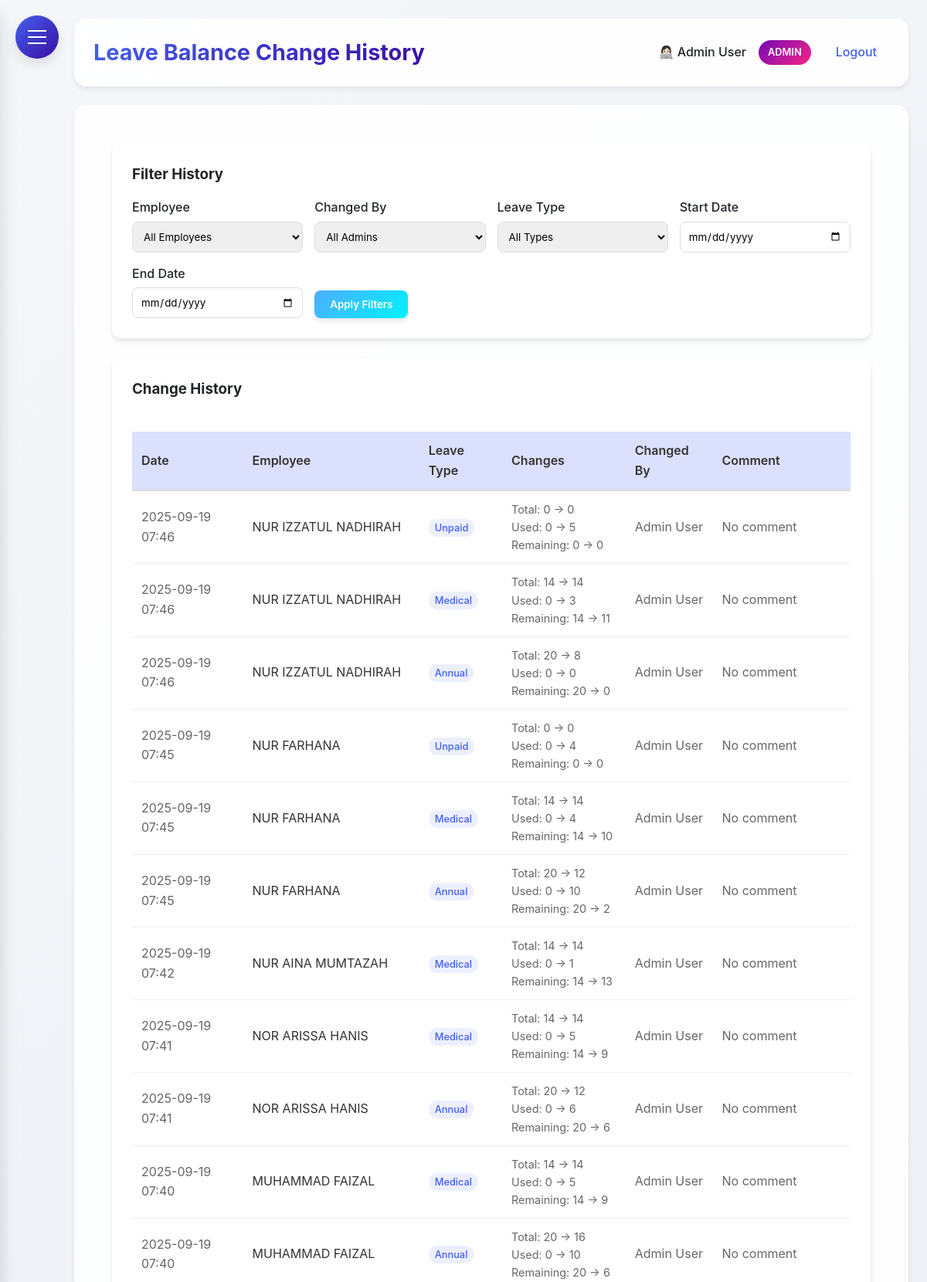
Screenshot of /leave_balance_history (signed in, upper part) with the database file from the repository.
### HerculesSystem.py (models this page shows, shortened)
class Employee(UserMixin, db.Model):
    __tablename__ = 'employee'  # Explicitly set to 'employees'
    id = db.Column(db.Integer, primary_key=True)
    username = db.Column(db.String(80), unique=True, nullable=False)
    password = db.Column(db.String(120), nullable=False)
    full_name = db.Column(db.String(120), nullable=False)
    email = db.Column(db.String(120), unique=True, nullable=False)
    nationality = db.Column(db.String(80), nullable=False)
    employee_id = db.Column(db.String(80), unique=True, nullable=False)
    hire_date = db.Column(db.Date)
    is_admin = db.Column(db.Boolean, default=False)
    user_type = db.Column(db.String(20), default='employee')
    last_clock_in = db.Column(db.DateTime)
    last_clock_out = db.Column(db.DateTime)
    last_lunch_start = db.Column(db.DateTime)
    last_lunch_end = db.Column(db.DateTime)
    date_joined = db.Column(db.Date, nullable=True)  # Date when employee joined the company
    basic_salary = db.Column(db.Numeric(10, 2), nullable=True)  # Basic salary
    leave_balances = db.relationship('LeaveBalance', back_populates='employee', lazy=True)

class LeaveBalanceHistory(db.Model):
    id = db.Column(db.Integer, primary_key=True)
    employee_id = db.Column(db.Integer, db.ForeignKey('employee.id'), nullable=False)
    admin_id = db.Column(db.Integer, db.ForeignKey('employee.id'), nullable=False)
    leave_type = db.Column(db.String(20), nullable=False)
    old_total = db.Column(db.Integer, default=0)
    new_total = db.Column(db.Integer, default=0)
    old_used = db.Column(db.Integer, default=0)
    new_used = db.Column(db.Integer, default=0)
    old_remaining = db.Column(db.Integer, default=0)
    new_remaining = db.Column(db.Integer, default=0)
    comment = db.Column(db.Text)
    created_at = db.Column(db.DateTime, default=datetime.utcnow)
    employee = db.relationship('Employee', foreign_keys=[employee_id], backref=db.backref('balance_changes', lazy=True))
    admin = db.relationship('Employee', foreign_keys=[admin_id])

### HerculesSystem.py (the view)
@app.route('/leave_balance_history')
@login_required
def leave_balance_history():
    if current_user.user_type not in ['admin', 'supervisor']:
        flash('You do not have permission to view leave balance history.', 'danger')
        return redirect(url_for('leaves'))
    employee_id = request.args.get('employee_id', '')
    admin_id = request.args.get('admin_id', '')
    leave_type = request.args.get('leave_type', '')
    start_date = request.args.get('start_date', '')
    end_date = request.args.get('end_date', '')
    query = LeaveBalanceHistory.query
    if employee_id:
        query = query.filter(LeaveBalanceHistory.employee_id == employee_id)
    if admin_id:
        query = query.filter(LeaveBalanceHistory.admin_id == admin_id)
    if leave_type:
        query = query.filter(LeaveBalanceHistory.leave_type == leave_type)
    if start_date:
        try:
            start_date_obj = datetime.strptime(start_date, '%d-%m-%y')
            query = query.filter(LeaveBalanceHistory.created_at >= start_date_obj)
        except ValueError:
            pass
    if end_date:
        try:
            end_date_obj = datetime.strptime(end_date, '%d-%m-%y')
            query = query.filter(LeaveBalanceHistory.created_at <= end_date_obj)
        except ValueError:
            pass
    history_records = query.order_by(LeaveBalanceHistory.created_at.desc()).all()
    employees = Employee.query.all()
    admins = Employee.query.filter(Employee.user_type.in_(['admin', 'supervisor'])).all()
    return render_template('leave_balance_history.html',
                         history_records=history_records,
                         employees=employees,
                         admins=admins)

### HerculesSystem.py (called while the page is built)
@app.after_request
def add_security_headers(response):
    response.headers['Permissions-Policy'] = 'geolocation=()'
    return response

@login_manager.user_loader
def load_user(user_id):
    return db.session.get(Employee, int(user_id))

@app.context_processor
def inject_now():
    return {'now': datetime.utcnow()}

### templates/leave_balance_history.html (shortened to what this page needs)
{% extends "base.html" %}
{% block content %}
<div class="dashboard-container">
    <div class="glass" style="padding: 25px; border-radius: 12px; margin-bottom: 25px;">
        <h3 style="margin-bottom: 15px;">Filter History</h3>
        <form method="GET" action="{{ url_for('leave_balance_history') }}">
            <div style="display: grid; grid-template-columns: repeat(auto-fit, minmax(200px, 1fr)); gap: 15px; align-items: end;">
                <div>
                    <label style="display: block; margin-bottom: 5px; font-weight: 500;">Employee</label>
                    <select name="employee_id" style="width: 100%; padding: 10px; border-radius: 8px; border: 1px solid #ddd;">
                        <option value="">All Employees</option>
                    </select>
                </div>
                <div>
                    <label style="display: block; margin-bottom: 5px; font-weight: 500;">Changed By</label>
                    <select name="admin_id" style="width: 100%; padding: 10px; border-radius: 8px; border: 1px solid #ddd;">
                        <option value="">All Admins</option>
                    </select>
                </div>
                <div>
                    <label style="display: block; margin-bottom: 5px; font-weight: 500;">Leave Type</label>
                    <select name="leave_type" style="width: 100%; padding: 10px; border-radius: 8px; border: 1px solid #ddd;">
                        <option value="">All Types</option>
                    </select>
                </div>
                <div>
                    <label style="display: block; margin-bottom: 5px; font-weight: 500;">Start Date</label>
                    <input type="date" name="start_date" value="{{ request.args.get('start_date', '') }}" style="width: 100%; padding: 10px; border-radius: 8px; border: 1px solid #ddd;">
                </div>
                <div>
                    <label style="display: block; margin-bottom: 5px; font-weight: 500;">End Date</label>
                    <input type="date" name="end_date" value="{{ request.args.get('end_date', '') }}" style="width: 100%; padding: 10px; border-radius: 8px; border: 1px solid #ddd;">
                </div>
                <div style="display: flex; gap: 10px;">
                    <button type="submit" class="btn" style="background: linear-gradient(135deg, #4facfe 0%, #00f2fe 100%);">
                        Apply Filters
                    </button>
                </div>
            </div>
        </form>
    </div>
    <div class="glass" style="padding: 25px; border-radius: 12px;">
        <h3 style="margin-bottom: 20px;">Change History</h3>
        {% if history_records %}
        <div style="overflow-x: auto;">
            <table style="width: 100%; border-collapse: collapse;">
                <thead>
                    <tr style="background: rgba(67, 97, 238, 0.1);">
                        <th style="padding: 12px; text-align: left; border-bottom: 2px solid #ddd; font-weight: 600;">Date</th>
                        <th style="padding: 12px; text-align: left; border-bottom: 2px solid #ddd; font-weight: 600;">Employee</th>
                        <th style="padding: 12px; text-align: left; border-bottom: 2px solid #ddd; font-weight: 600;">Leave Type</th>
                        <th style="padding: 12px; text-align: left; border-bottom: 2px solid #ddd; font-weight: 600;">Changes</th>
                        <th style="padding: 12px; text-align: left; border-bottom: 2px solid #ddd; font-weight: 600;">Changed By</th>
                        <th style="padding: 12px; text-align: left; border-bottom: 2px solid #ddd; font-weight: 600;">Comment</th>
                    </tr>
                </thead>
                <tbody>
                    {% for record in history_records %}
                    <tr>
                        <td style="padding: 12px; border-bottom: 1px solid #eee; color: #666;">{{ record.created_at.strftime('%Y-%m-%d %H:%M') }}</td>
                        <td style="padding: 12px; border-bottom: 1px solid #eee; color: #333;">{{ record.employee.full_name }}</td>
                        <td style="padding: 12px; border-bottom: 1px solid #eee;">
                            <span style="
                                padding: 4px 8px;
                                border-radius: 12px;
                                font-size: 0.8rem;
                                font-weight: 500;
                                background: rgba(67, 97, 238, 0.1);
                                color: #4361ee;
                                text-transform: capitalize;
                            ">
                                {{ record.leave_type }}
                            </span>
                        </td>
                        <td style="padding: 12px; border-bottom: 1px solid #eee;">
                            <div style="font-size: 0.9rem;">
                                <div>Total: {{ record.old_total }} → {{ record.new_total }}</div>
                                <div>Used: {{ record.old_used }} → {{ record.new_used }}</div>
                                <div>Remaining: {{ record.old_remaining }} → {{ record.new_remaining }}</div>
                            </div>
                        </td>
                        <td style="padding: 12px; border-bottom: 1px solid #eee; color: #666;">{{ record.admin.full_name }}</td>
                        <td style="padding: 12px; border-bottom: 1px solid #eee; color: #666; max-width: 200px;">{{ record.comment or 'No comment' }}</td>
                    </tr>
                    {% endfor %}
                </tbody>
            </table>
        </div>
        {% else %}
        <p style="text-align: center; color: #666; padding: 40px;">No history records found.</p>
        {% endif %}
    </div>
</div>
{% endblock %}

### templates/base.html (shortened to what this page needs)
<!DOCTYPE html>
<html lang="en">
<head>
</head>
<body>
    <div class="hamburger-menu" id="hamburgerMenu">
        <span></span>
    </div>
    <div class="main-content" id="mainContent">
        <div class="header">
            <h1>{% block header %}Hercules HR{% endblock %}</h1>
            <div class="user-info">
                {% if current_user.is_authenticated %}
                <span>👩🏻‍💻 {{ current_user.full_name }}</span>
                {% if current_user.user_type == 'admin' %}
                <span class="admin-badge">ADMIN</span>
                {% endif %}
                <a href="{{ url_for('logout') }}">Logout</a>
                {% else %}
                <a href="{{ url_for('login') }}">Login</a>
                {% endif %}
            </div>
        </div>
        <div class="content">
            {% block content %}{% endblock %}
        </div>
    </div>
</body>
</html>

### templates/base.html (style rules this page uses)
:root { --primary: #4361ee; --secondary: #3a0ca3; --accent: #7209b7; --success: #4cc9f0; --danger: #f72585; --warning: #fca311; --info: #4895ef; --light: #f8f9fa; --dark: #212529; --gray: #6c757d; --gradient-primary: linear-gradient(135deg, #4361ee, #3a0ca3); --sidebar-gradient: linear-gradient(135deg, #4361ee, #3a0ca3); --gradient-accent: linear-gradient(135deg, #7209b7, #f72585); --shadow-sm: 0 4px 6px rgba(0, 0, 0, 0.07); --shadow-md: 0 8px 15px rgba(0, 0, 0, 0.1); --shadow-lg: 0 15px 25px rgba(0, 0, 0, 0.15); --border-radius: 12px; --border-radius-lg: 16px; --border-radius-xl: 20px; --sidebar-radius: 20px; --dark-bg: #1a1f35; --dark-container: #252a40; }
* { margin: 0; padding: 0; box-sizing: border-box; font-family: 'Inter', 'Segoe UI', system-ui, -apple-system, sans-serif; }
body { display: flex; min-height: 100vh; background: linear-gradient(135deg, #f5f7fa 0%, #e4e8f0 100%); color: var(--dark); line-height: 1.6; transition: background 0.3s ease, color 0.3s ease; }
.glass { background: rgba(255, 255, 255, 0.85); backdrop-filter: blur(10px); border-radius: var(--border-radius); border: 1px solid rgba(255, 255, 255, 0.2); box-shadow: var(--shadow-sm); transition: background 0.3s ease, border 0.3s ease; }
.hamburger-menu { position: fixed; top: 20px; left: 20px; z-index: 1000; cursor: pointer; background: var(--gradient-primary); border-radius: 50%; width: 56px; height: 56px; display: flex; align-items: center; justify-content: center; box-shadow: var(--shadow-md); transition: all 0.3s ease; }
.hamburger-menu span { display: block; width: 24px; height: 2px; background: #fff; position: relative; transition: all 0.3s cubic-bezier(0.4, 0, 0.2, 1); }
.hamburger-menu span:before, .hamburger-menu span:after { content: ''; position: absolute; width: 24px; height: 2px; background: #fff; transition: all 0.3s cubic-bezier(0.4, 0, 0.2, 1); }
.hamburger-menu span:before { top: -8px; }
.hamburger-menu span:after { top: 8px; }
.main-content { flex: 1; padding: 24px; margin-left: 0; transition: margin-left 0.3s cubic-bezier(0.4, 0, 0.2, 1); padding-left: 96px; }
.header { background: rgba(255, 255, 255, 0.9); backdrop-filter: blur(10px); padding: 20px 24px; border-radius: var(--border-radius-lg); box-shadow: var(--shadow-sm); display: flex; justify-content: space-between; align-items: center; margin-bottom: 24px; border: 1px solid rgba(255, 255, 255, 0.2); transition: background 0.3s ease, border 0.3s ease; }
.header h1 { font-size: 1.8rem; font-weight: 700; background: var(--gradient-primary); -webkit-background-clip: text; background-clip: text; color: transparent; }
.user-info { display: flex; align-items: center; gap: 16px; }
.user-info span { color: var(--dark); font-weight: 500; }
.user-info .admin-badge { background: var(--gradient-accent); color: white; padding: 6px 12px; border-radius: 20px; font-size: 0.8rem; font-weight: 600; }
.user-info a { color: var(--primary); text-decoration: none; font-weight: 500; transition: all 0.2s ease; padding: 8px 16px; border-radius: 8px; }
.content { background: rgba(255, 255, 255, 0.85); backdrop-filter: blur(10px); padding: 28px; border-radius: var(--border-radius-lg); box-shadow: var(--shadow-sm); border: 1px solid rgba(255, 255, 255, 0.2); transition: background 0.3s ease, border 0.3s ease; }
.btn { display: inline-block; padding: 12px 24px; border-radius: var(--border-radius); text-decoration: none; font-weight: 600; transition: all 0.3s ease; border: none; cursor: pointer; box-shadow: var(--shadow-sm); }
table { color: var(--dark); }
.content { animation: fadeIn 0.4s ease-out; }

### templates/leave_balance_history.html (style rules this page uses)
.dashboard-container { width: 100%; padding: 20px; }
.glass { background: rgba(255, 255, 255, 0.8); backdrop-filter: blur(10px); box-shadow: 0 4px 6px rgba(0, 0, 0, 0.1); }
.btn { display: inline-block; padding: 10px 20px; border-radius: 8px; text-decoration: none; font-weight: 600; transition: all 0.3s ease; color: white; box-shadow: 0 4px 6px rgba(0, 0, 0, 0.1); border: none; cursor: pointer; }
table { width: 100%; border-collapse: collapse; margin-top: 20px; }
th { background: rgba(67, 97, 238, 0.1); padding: 12px; text-align: left; border-bottom: 2px solid #ddd; font-weight: 600; color: #333; }
td { padding: 12px; border-bottom: 1px solid #eee; color: #666; }

### rows the page displays
Employee: full_name "Admin User"
LeaveBalanceHistory: created_at "2025-09-19 07:46", employee.full_name "NUR IZZATUL NADHIRAH", leave_type "Unpaid", old_total "0", new_total "0", old_used "0", new_used "5", old_remaining "0", new_remaining "0", admin.full_name "Admin User", comment "No comment"
LeaveBalanceHistory: created_at "2025-09-19 07:46", employee.full_name "NUR IZZATUL NADHIRAH", leave_type "Medical", old_total "14", new_total "14", old_used "0", new_used "3", old_remaining "14", new_remaining "11", admin.full_name "Admin User", comment "No comment"
LeaveBalanceHistory: created_at "2025-09-19 07:46", employee.full_name "NUR IZZATUL NADHIRAH", leave_type "Annual", old_total "20", new_total "8", old_used "0", new_used "0", old_remaining "20", new_remaining "0", admin.full_name "Admin User", comment "No comment"
LeaveBalanceHistory: created_at "2025-09-19 07:45", employee.full_name "NUR FARHANA", leave_type "Unpaid", old_total "0", new_total "0", old_used "0", new_used "4", old_remaining "0", new_remaining "0", admin.full_name "Admin User", comment "No comment"
LeaveBalanceHistory: created_at "2025-09-19 07:45", employee.full_name "NUR FARHANA", leave_type "Medical", old_total "14", new_total "14", old_used "0", new_used "4", old_remaining "14", new_remaining "10", admin.full_name "Admin User", comment "No comment"
LeaveBalanceHistory: created_at "2025-09-19 07:45", employee.full_name "NUR FARHANA", leave_type "Annual", old_total "20", new_total "12", old_used "0", new_used "10", old_remaining "20", new_remaining "2", admin.full_name "Admin User", comment "No comment"
LeaveBalanceHistory: created_at "2025-09-19 07:42", employee.full_name "NUR AINA MUMTAZAH", leave_type "Medical", old_total "14", new_total "14", old_used "0", new_used "1", old_remaining "14", new_remaining "13", admin.full_name "Admin User", comment "No comment"
LeaveBalanceHistory: created_at "2025-09-19 07:41", employee.full_name "NOR ARISSA HANIS", leave_type "Medical", old_total "14", new_total "14", old_used "0", new_used "5", old_remaining "14", new_remaining "9", admin.full_name "Admin User", comment "No comment"
LeaveBalanceHistory: created_at "2025-09-19 07:41", employee.full_name "NOR ARISSA HANIS", leave_type "Annual", old_total "20", new_total "12", old_used "0", new_used "6", old_remaining "20", new_remaining "6", admin.full_name "Admin User", comment "No comment"
LeaveBalanceHistory: created_at "2025-09-19 07:40", employee.full_name "MUHAMMAD FAIZAL", leave_type "Medical", old_total "14", new_total "14", old_used "0", new_used "5", old_remaining "14", new_remaining "9", admin.full_name "Admin User", comment "No comment"
LeaveBalanceHistory: created_at "2025-09-19 07:40", employee.full_name "MUHAMMAD FAIZAL", leave_type "Annual", old_total "20", new_total "16", old_used "0", new_used "10", old_remaining "20", new_remaining "6", admin.full_name "Admin User", comment "No comment"
